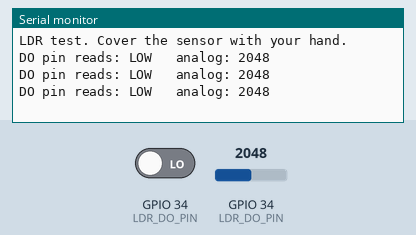
Bench run of a sketch on a simulated ESP32. Parts: the last lines printed to the serial monitor. The test bench sets the inputs (shaded band); at power-on: GPIO 34 (LDR_DO_PIN) LOW, GPIO 34 (LDR_DO_PIN) = 2048.

Above: at 1.7 s.
1.8 s: GPIO 34 (LDR_DO_PIN) driven HIGH
At 2.4 s:
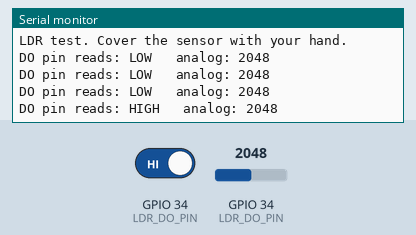
4.0 s: GPIO 34 (LDR_DO_PIN) set to 2866
At 4.4 s:
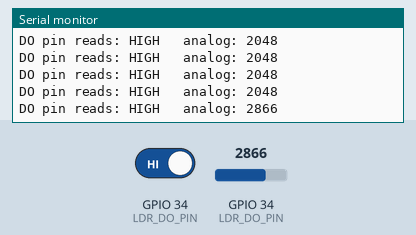
5.5 s: GPIO 34 (LDR_DO_PIN) set to 3603
At 5.9 s:
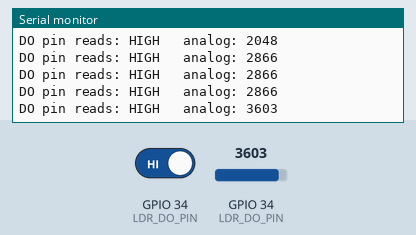
7.0 s: GPIO 34 (LDR_DO_PIN) driven LOW
At 7.4 s:
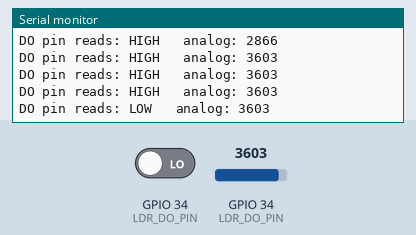
Timing chart, 0 to 9.5 s (numbered marks = the images above; inputs shaded):
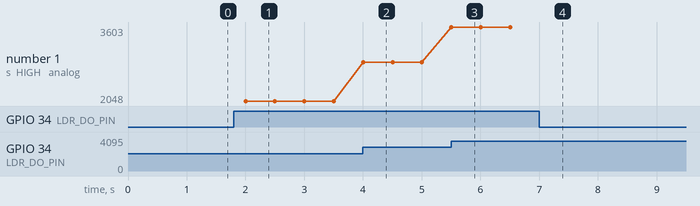

The sketch:

ldr_test.ino
```cpp
#define LDR_POWER_PIN 32
#define LDR_DO_PIN    34

void setup() {
  Serial.begin(115200);
  pinMode(LDR_POWER_PIN, OUTPUT);
  digitalWrite(LDR_POWER_PIN, HIGH);   // D32 becomes our 3.3V supply
  pinMode(LDR_DO_PIN, INPUT);
  delay(500);
  Serial.println("LDR test. Cover the sensor with your hand.");
}

void loop() {
  int reading = digitalRead(LDR_DO_PIN);
  int analogValue = analogRead(LDR_DO_PIN);
  Serial.print("DO pin reads: ");
  Serial.print(reading == HIGH ? "HIGH" : "LOW");
  Serial.print("   analog: ");
  Serial.println(analogValue);
  delay(500);
}
```

Measured:
- after the input at 1.8 s, the serial monitor: prints a new line after 0.20 s (image 1)
- after the input at 4.0 s, the serial monitor: prints a new line at once (image 2)
- after the input at 5.5 s, the serial monitor: prints a new line at once (image 3)
- after the input at 7.0 s, the serial monitor: prints a new line at once (image 4)
- plotted number 1: 2048 → 2866 after the input at 4.0 s, 2866 → 3603 after the input at 5.5 s
